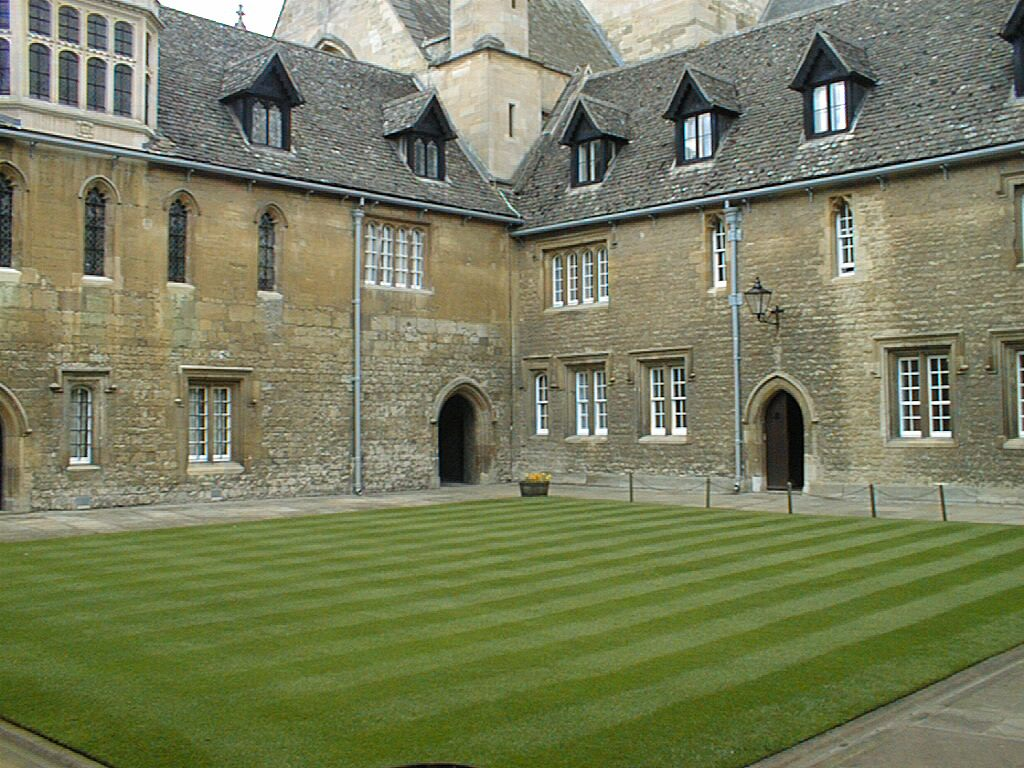
#> input picture Assignment_MV_01_image_1.jpg, 1024 x 768 px
$ python MV_tASK2.py
#> lines starting #> are read from the running program, lines starting #| are printed output that depends on the picture; after the words box and inside, x2 and y2 are one past the last pixel; in counts of white or black regions, pixels touching at a corner belong together
#import packages
import cv2
import numpy as np
import os
import matplotlib.pyplot as plt

#stores images in the output_images_task_2 directory
path = "output_images_task_2"
if not(os.path.isdir(path)):
    os.mkdir(path)

#Task A :
#load image 1, convert to grayscale, change type to 'float32' and display the original and grayscale images.
input_image_1 = cv2.imread("Assignment_MV_01_image_1.jpg")
#> input_image_1 is the input picture: shape (768, 1024, 3); mean B, G, R 93, 124.9, 119.8
cv2.imshow("Image_1", input_image_1)
cv2.waitKey(0)
cv2.destroyAllWindows()
cv2.imwrite(path+"/Image_1.jpg", input_image_1)
image_1 = cv2.cvtColor(input_image_1, cv2.COLOR_RGB2GRAY)
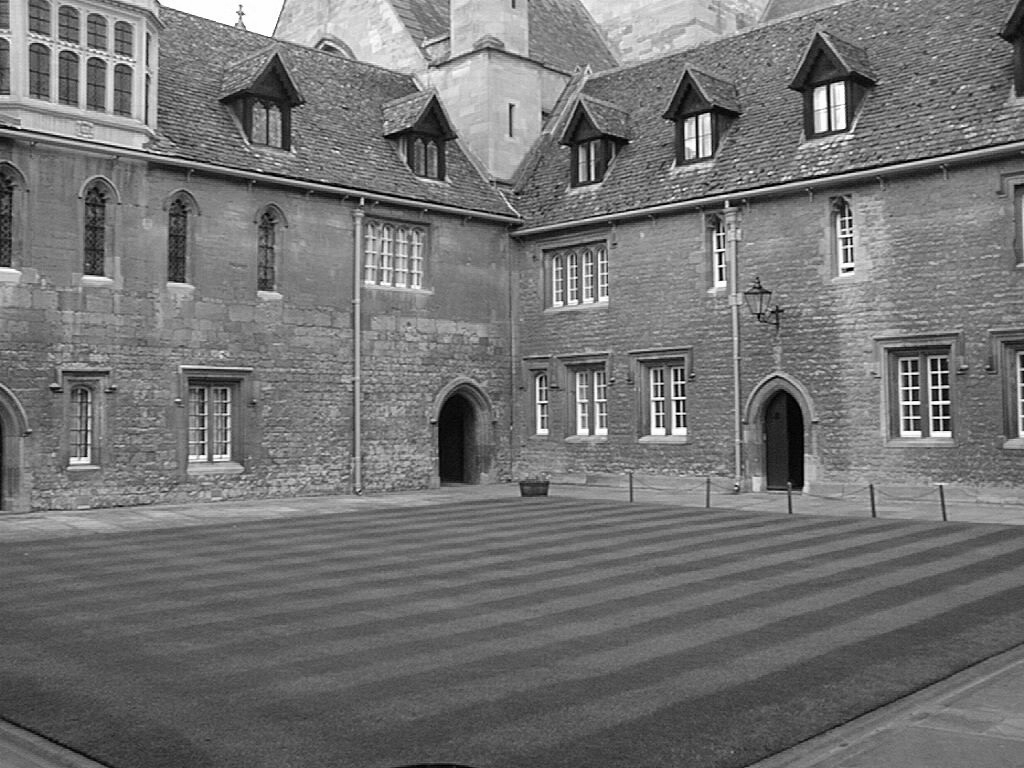
#> image_1: shape (768, 1024); min 0, max 255, mean 114.8
cv2.imshow("Image_1_gray", image_1)
cv2.waitKey(0)
cv2.destroyAllWindows()
cv2.imwrite(path+"/Image_1_gray.jpg", image_1)
image_1 = image_1.astype(np.float32)

#load image 2, convert to grayscale, change type to 'float32' and display the original and grayscale images.
input_image_2 = cv2.imread("Assignment_MV_01_image_2.jpg")
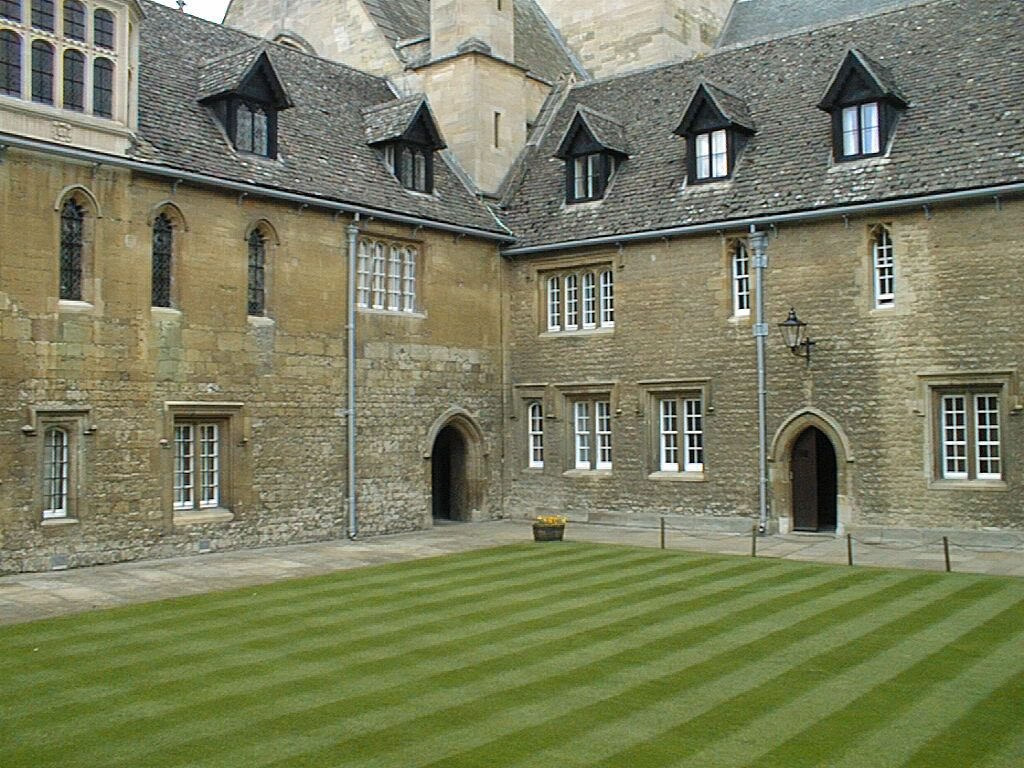
#> input picture Assignment_MV_01_image_2.jpg, 1024 x 768 px
#> input_image_2 is the input picture: shape (768, 1024, 3); mean B, G, R 95.5, 126, 122.1
cv2.imshow("Image_2", input_image_2)
cv2.waitKey(0)
cv2.destroyAllWindows()
cv2.imwrite(path+"/Image_2.jpg", input_image_2)
image_2 = cv2.cvtColor(input_image_2, cv2.COLOR_RGB2GRAY)
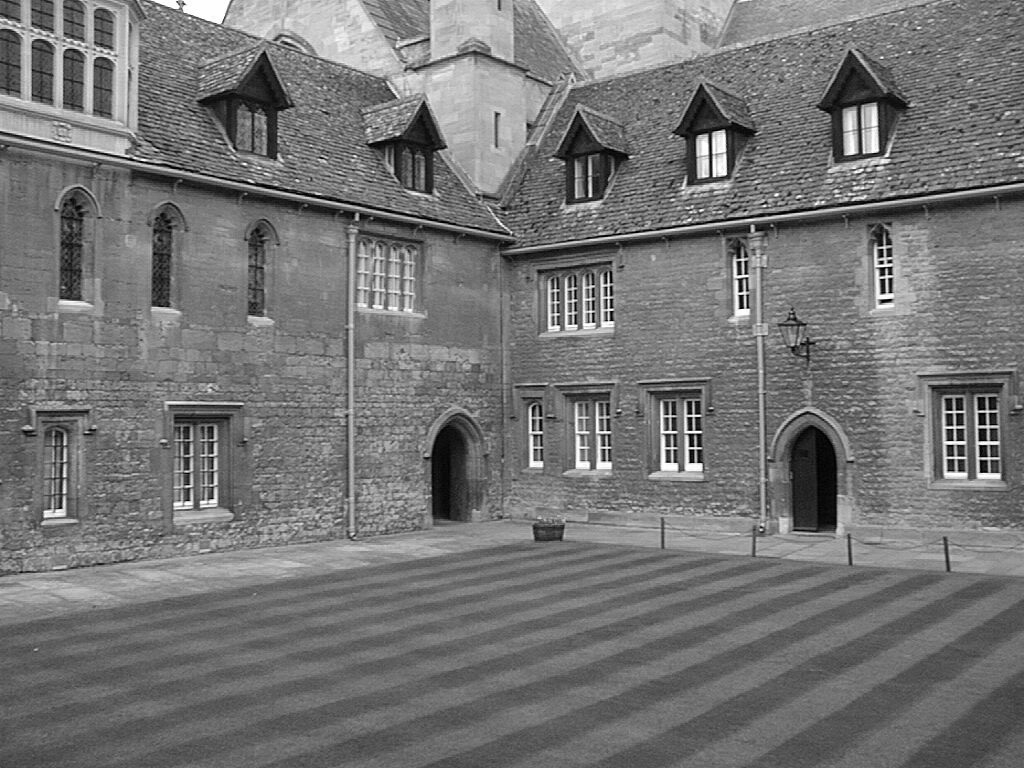
#> image_2: shape (768, 1024); min 0, max 255, mean 116.4
cv2.imshow("Image_2_gray", image_2)
cv2.waitKey(0)
cv2.destroyAllWindows()
cv2.imwrite(path+"/Image_2_gray.jpg", image_2)
image_2 = image_2.astype(np.float32)


#Task B :
#draw a rectangle around the window with the given co-ordinates on image 1 and display the image
cv2.rectangle(input_image_1,(360,210), (430,300),(0, 255, 0), 2)
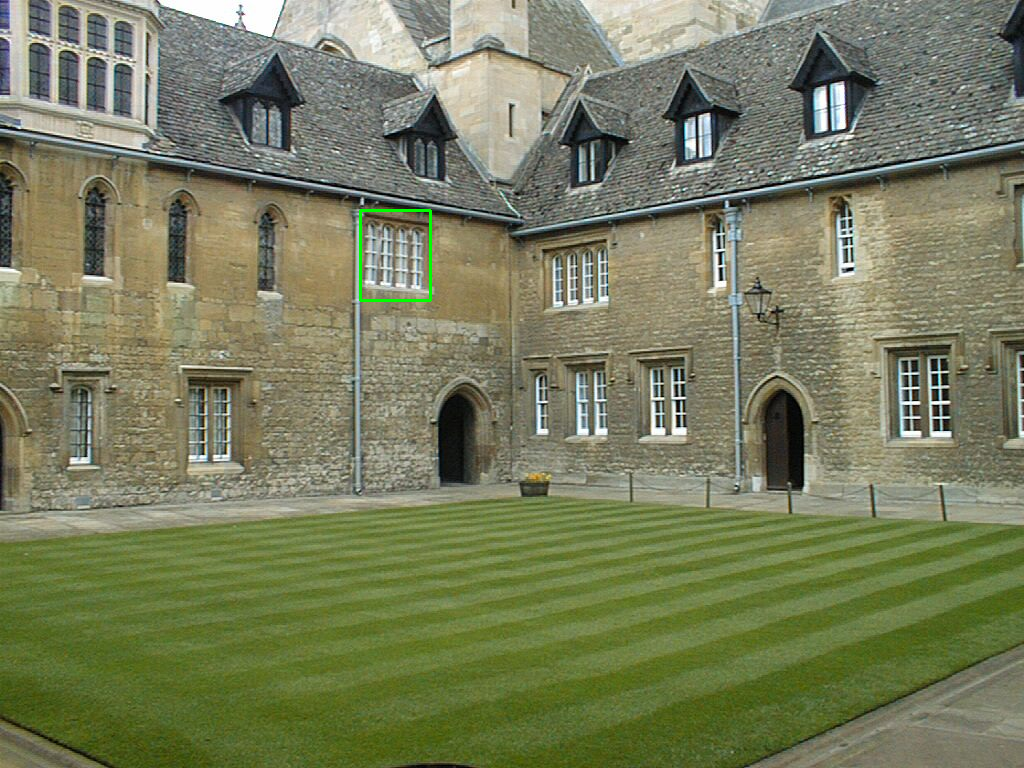
#> input_image_1: shape (768, 1024, 3); 0.12% of pixels changed, all inside (x1, y1, x2, y2) = (359, 209, 432, 302)
cv2.imshow("Image_1_rectangle",input_image_1)
cv2.imwrite(path+"/Image_1_rectangle.jpg", input_image_1)

#crop the image along the rectangle and display the cropped image.
cropped_image = input_image_1[210:300, 360:430]
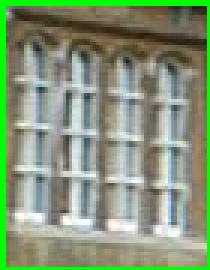
#> cropped_image: shape (90, 70, 3) (shown 3 times larger); mean B, G, R 120.1, 151.4, 132.5
cv2.imshow("cropped", cropped_image)
cv2.waitKey(0)
cv2.destroyAllWindows()
cv2.imwrite(path+"/cropped.jpg", cropped_image)

#convert the cropped image to grayscale and change the data type to 'float32' for further processing
cropped_image = cv2.cvtColor(cropped_image, cv2.COLOR_RGB2GRAY)
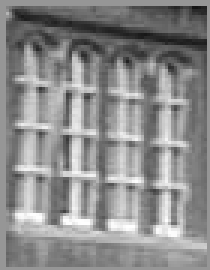
#> cropped_image: shape (90, 70) (shown 3 times larger); min 20, max 255, mean 139.9
cropped_image = cropped_image.astype(np.float32)

#Task C :
#calculate the mean and standard deviation of the cropped image(cut-out patch) from image 1
cropped_image_mean = np.mean(cropped_image)
#> cropped_image_mean = 139.9
cropped_image_std = np.std(cropped_image)
#> cropped_image_std = 44.63
height,width = cropped_image.shape
#> height = 90; width = 70

#use this 'for' loop to traverse through the entire image 2.
cross_correlation = []
images = []
for i in range(len(image_2)- height):
    for j in range(len(image_2[0])-width):

        #cut out patch of equal size as the cropped image
        patch = image_2[i:i+height, j:j+width]

        #calculate mean and standard deviation of this patch
        patch_mean = np.mean(patch)
        patch_std = np.std(patch)

        #calculate cross-correlation between the two patches
#> (the run stopped early here; a loop or call above may not have finished)
